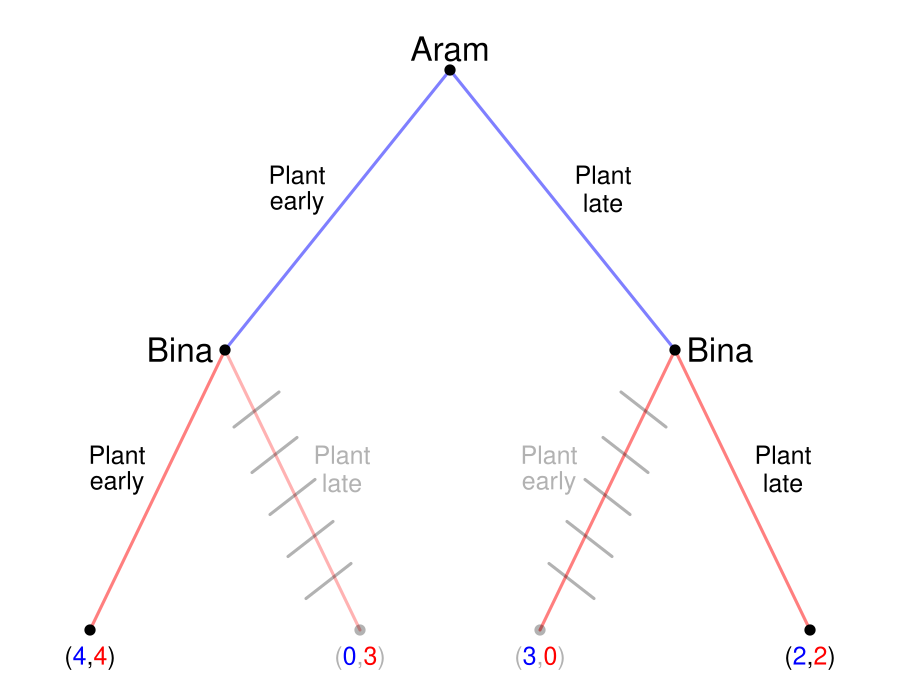

Here is the R script that generated this plot:
require(shape)
pdf(file = "people/sequential_palanpur_player1.pdf", width = 9, height = 7)

#Set parameters for graphics
axislabelsize <- 1.5
labelsize <- 2
actionlabelsize <- 1.5
graphlinewidth <- 3
segmentlinewidth <- 2
nodesize <- 1.5
fadelevel <- 0.3

COL <- c("#7fc97f", "#beaed4", "#fdc086", "#ffff99", "#386cb0", "#f0027f", "#bf5b17", "#666666")
COLA <- c("#99d8c9","#66c2a4","#41ae76", "#238b45", "#005824")
COLB <- c("#4eb3d3", "#2b8cbe", "#0868ac","#084081")

par(mar =  c(0, 0, 0, 0))

xlims <- c(0, 10)
ylims <- c(0, 10)

npts <- 501 
x <- seq(xlims[1], xlims[2], length.out = npts)
y <- seq(ylims[1], ylims[2], length.out = npts) 

plot(0, 0, xlim = xlims, ylim = ylims, type = "n",
     xlab = expression(paste("")),
     ylab = expression(paste("")), 
     xaxt = "n", 
     yaxt = "n", 
     cex.lab = axislabelsize, 
     bty = "n",
     xaxs="i", 
     yaxs="i")

ticksy <- seq(from = 0, to = ylims[2], by = 2)
ylabels <- seq(from = 0, to = ylims[2], by = 2)
ticksx <- seq(from = 0, to = xlims[2], by = 2)
xlabels <- seq(from = 0, to = xlims[2], by = 2)

#Branches for Aram
#Plant early
segments(5, 9, 2.5, 5, lty = 1, col = rgb(0, 0, 1, 0.5), lwd = graphlinewidth)
#Plant late
segments(5, 9, 7.5, 5, lty = 1, col = rgb(0, 0, 1, 0.5), lwd = graphlinewidth)

#Branches for Bina
#From Aram planting early
#Bina plants early
segments(2.5, 5, 1, 1, lty = 1, col = rgb(1, 0, 0, 0.5), lwd = graphlinewidth)
#Bina plants late
segments(2.5, 5, 4, 1, lty = 1, col = rgb(1, 0, 0, fadelevel), lwd = graphlinewidth)

#From Aram plants late
#Bina plants early
segments(7.5, 5, 6, 1, lty = 1, col = rgb(1, 0, 0, 0.5), lwd = graphlinewidth)


#Bina plants late
segments(7.5, 5, 9, 1, lty = 1, col = rgb(1, 0, 0, 0.5), lwd = graphlinewidth)

#Initial node
points(5, 9, pch = 16, col = "black", cex = nodesize)

#P1 Nodes
points(2.5, 5, pch = 16, col = "black", cex = nodesize)
points(7.5, 5, pch = 16, col = "black", cex = nodesize)

#P2 Terminal Nodes
points(1, 1, pch = 16, col = "black", cex = nodesize)
points(4, 1, pch = 16, col = rgb(0,0,0,fadelevel), cex = nodesize)
points(6, 1, pch = 16, col = rgb(0,0,0,fadelevel), cex = nodesize)
points(9, 1, pch = 16, col = "black", cex = nodesize)

text(5, 9.3, expression(paste("Aram")), cex = labelsize)

text(3.3, 7.5, expression(paste("Plant")), cex = actionlabelsize)
text(3.3, 7.1, expression(paste("early")), cex = actionlabelsize)
text(6.7, 7.5, expression(paste("Plant")), cex = actionlabelsize)
text(6.7, 7.1, expression(paste("late")), cex = actionlabelsize)


text(2, 5, expression(paste("Bina")), cex = labelsize)
text(1.3, 3.5, expression(paste("Plant")), cex = actionlabelsize)
text(1.3, 3.1, expression(paste("early")), cex = actionlabelsize)
text(3.8, 3.5, expression(paste("Plant")), cex = actionlabelsize, col = rgb(0,0,0,fadelevel))
text(3.8, 3.1, expression(paste("late")), cex = actionlabelsize, col = rgb(0,0,0,fadelevel))


text(8, 5, expression(paste("Bina")), cex = labelsize)
text(6.1, 3.5, expression(paste("Plant")), cex = actionlabelsize, col = rgb(0,0,0,fadelevel))
text(6.1, 3.1, expression(paste("early")), cex = actionlabelsize, col = rgb(0,0,0,fadelevel))
text(8.7, 3.5, expression(paste("Plant")), cex = actionlabelsize)
text(8.7, 3.1, expression(paste("late")), cex = actionlabelsize)

#Payoffs 

text(1, .6, expression("(" * phantom("4") * "," * phantom("4") * ")"), cex = actionlabelsize)
text(1, .6, expression(phantom("(") * "4" * phantom(",") * phantom("4") * phantom(")")), col = rgb(0, 0, 1, 1),  cex = actionlabelsize)
text(1, .6, expression(phantom("(") * phantom("4") * phantom(",") * "4" * phantom(")")), col = rgb(1, 0, 0, 1), cex = actionlabelsize)

text(4, .6, expression("(" * phantom("0") * "," * phantom("3") * ")"), cex = actionlabelsize,col = rgb(0,0,0,fadelevel))
text(4, .6, expression(phantom("(") * "0" * phantom(",") * phantom("3") * phantom(")")), col = rgb(0, 0, 1, 0.5,fadelevel),  cex = actionlabelsize)
text(4, .6, expression(phantom("(") * phantom("0") * phantom(",") * "3" * phantom(")")), col = rgb(1, 0, 0, 0.5,fadelevel), cex = actionlabelsize)

text(6, .6, expression("(" * phantom("3") * "," * phantom("0") * ")"), cex = actionlabelsize,col = rgb(0,0,0,fadelevel))
text(6, .6, expression(phantom("(") * "3" * phantom(",") * phantom("0") * phantom(")")), col = rgb(0, 0, 1, 0.5,fadelevel),  cex = actionlabelsize)
text(6, .6, expression(phantom("(") * phantom("3") * phantom(",") * "0" * phantom(")")), col = rgb(1, 0, 0, 0.5,fadelevel), cex = actionlabelsize)

text(9, .6, expression("(" * phantom("2") * "," * phantom("2") * ")"), cex = actionlabelsize)
text(9, .6, expression(phantom("(") * "2" * phantom(",") * phantom("2") * phantom(")")), col = rgb(0, 0, 1, 1),  cex = actionlabelsize)
text(9, .6, expression(phantom("(") * phantom("2") * phantom(",") * "2" * phantom(")")), col = rgb(1, 0, 0, 1), cex = actionlabelsize)

#Cutting branch plant late when A plants early
segments(2.6, 3.9, 3.1, 4.4, lty = 1, col = rgb(0,0,0,fadelevel), lwd = graphlinewidth)
segments(2.8, 3.25, 3.3, 3.75, lty = 1, col = rgb(0,0,0,fadelevel), lwd = graphlinewidth)
segments(3, 2.65, 3.5, 3.15, lty = 1, col = rgb(0,0,0,fadelevel), lwd = graphlinewidth)
segments(3.2, 2.05, 3.7, 2.55, lty = 1, col = rgb(0,0,0,fadelevel), lwd = graphlinewidth)
segments(3.4, 1.45, 3.9, 1.95, lty = 1, col = rgb(0,0,0,fadelevel), lwd = graphlinewidth)


#Cutting branch plant late when A plants
segments(7.4, 3.9, 6.9, 4.4, lty = 1, col = rgb(0,0,0,fadelevel), lwd = graphlinewidth)
segments(7.2, 3.25, 6.7, 3.75, lty = 1, col = rgb(0,0,0,fadelevel), lwd = graphlinewidth)
segments(7, 2.65, 6.5, 3.15, lty = 1, col = rgb(0,0,0,fadelevel), lwd = graphlinewidth)
segments(6.8, 2.05, 6.3, 2.55, lty = 1, col = rgb(0,0,0,fadelevel), lwd = graphlinewidth)
segments(6.6, 1.45, 6.1, 1.95, lty = 1, col = rgb(0,0,0,fadelevel), lwd = graphlinewidth)


dev.off()
